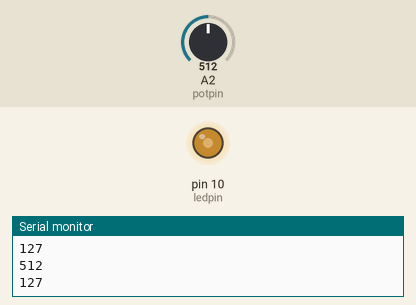
Simulated run of this sketch. Board: Arduino Uno, built with avr-gcc and run on an emulated ATmega328P. Shown: output pins drawn as LEDs (lit = HIGH), the last lines printed to the serial monitor. The inputs (shaded band) are chosen by the test bench; at power-on: A2 (potpin) = 512.

Above: at 1.2 s.
1.3 s: A2 (potpin) set to 716
At 1.8 s:
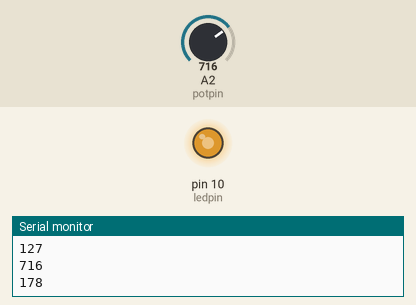
2.9 s: A2 (potpin) set to 900
At 4.2 s:
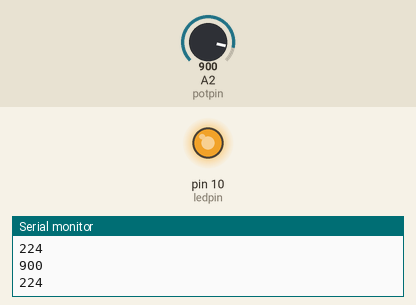
4.5 s: A2 (potpin) set to 122
At 5.7 s:
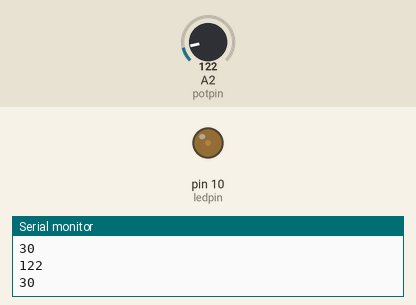
6.1 s: A2 (potpin) set to 0
At 7.1 s:
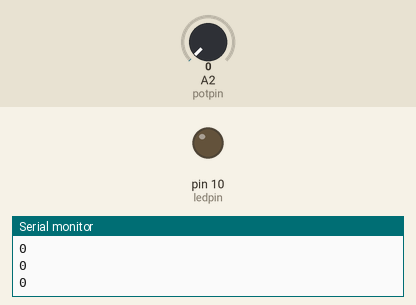
7.7 s: A2 (potpin) set to 511
At 8.4 s:
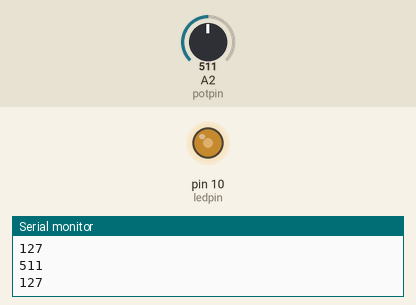
Timing chart, 0 to 10.3 s (numbered marks = the images above; inputs shaded):
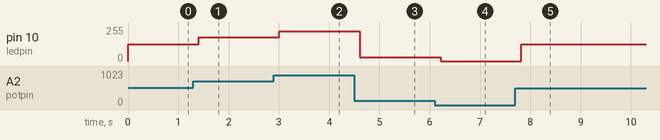

Measured:
- after the input at 1.3 s, pin 10 (ledpin): 127/255 → 178/255 after 0.10 s
- after the input at 2.9 s, pin 10 (ledpin): 178/255 → 224/255 after 0.11 s
- after the input at 4.5 s, pin 10 (ledpin): 224/255 → 30/255 after 0.11 s
- after the input at 6.1 s, pin 10 (ledpin): 30/255 → 0/255 after 0.12 s
- after the input at 7.7 s, pin 10 (ledpin): 0/255 → 127/255 after 0.12 s

The sketch:

potenciometro_led.ino
```cpp
int ledpin = 10;
int potpin = A2;
int potval;
int dt = 200;
int light;
void setup() {
  pinMode(ledpin, OUTPUT);
  pinMode(potpin, INPUT);
  Serial.begin(9600);
}

void loop() {
  potval = analogRead(potpin);
  Serial.println(potval);
  Serial.println(light);
  light = map(potval,0,1023,0,255);
  analogWrite(ledpin,light);
  delay(dt);
}
```
